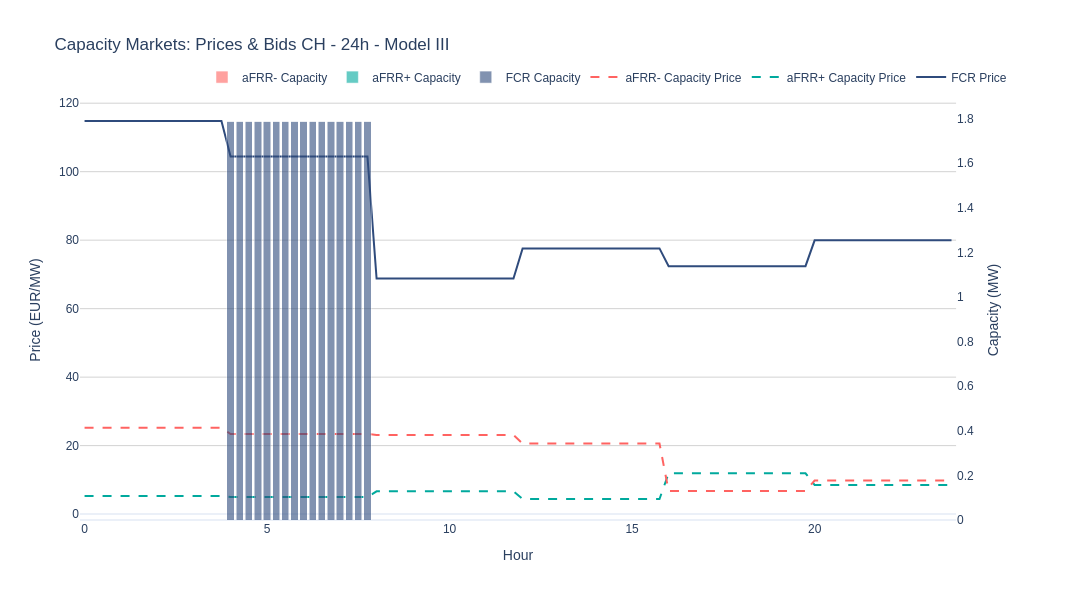

The code cell stored with this chart in its notebook:
### Code cell
# Plot 3: Capacity Markets (FCR + aFRR)
print("\n[3/4] Capacity Markets...")
fig_cap = plot_capacity_markets_price_bid(solution_df, title_suffix=title_suffix, use_timestamp=False)
# fig_cap.write_html(str(plots_dir / "capacity_markets_price_bid.html"))
fig_cap.show()
print("   ✅ Saved: capacity_markets_price_bid.html")
